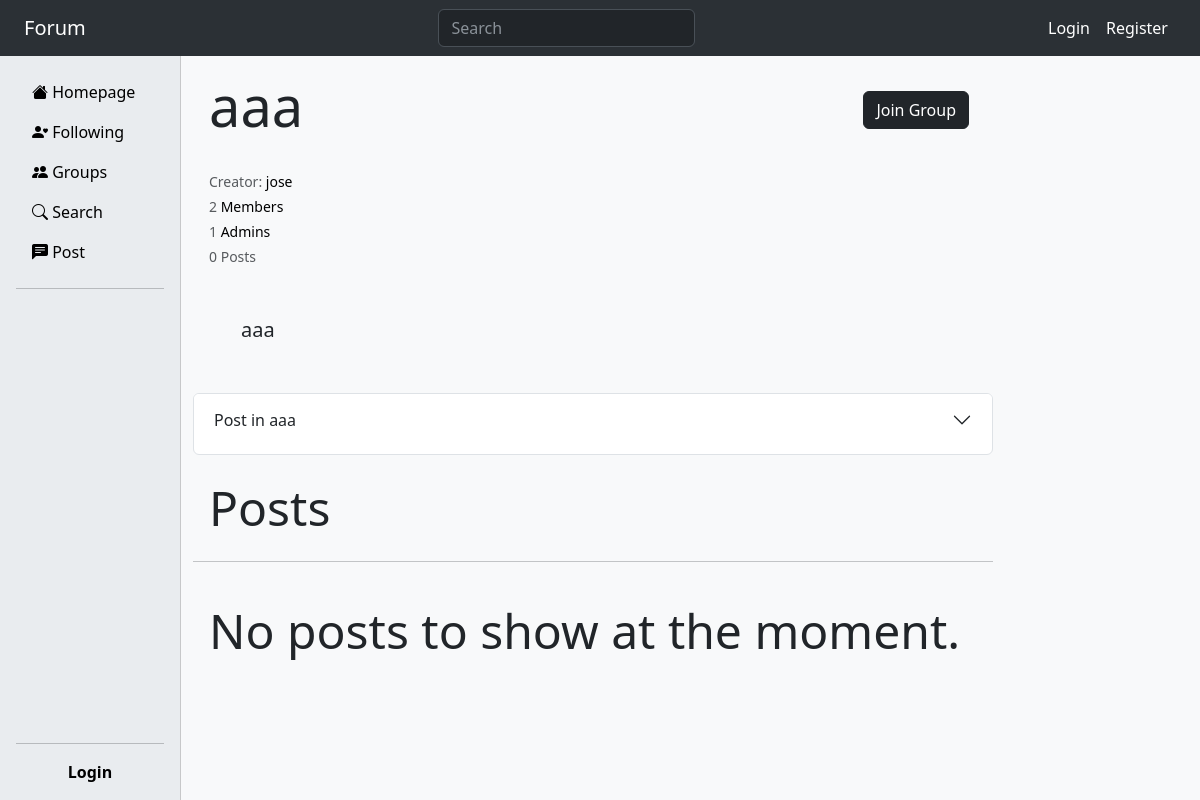
Screenshot of /group/page/2/ with the database file from the repository.
### group/models.py (models this page shows)
class Group(models.Model):
    name = models.CharField(max_length=120)
    description = models.CharField(max_length=1000)
    creator = models.ForeignKey(
        User,
        on_delete=models.CASCADE,
        related_name="created_groups"
    )
    admins = models.ManyToManyField(User, related_name="admin_groups")
    members = models.ManyToManyField(User, related_name="member_groups")
    blockeds = models.ManyToManyField(User, related_name="been_blocked_groups")
    class Meta:
        ordering = ['-id']

### group/views.py (the view)
# urls.py: path('page/<int:group_id>/', views.GroupPage.as_view(), name="grouppage"),
class GroupPage(TemplateView):
    def get(self, request, group_id):
        group = Group.objects.get(id=group_id)
        context = {
            "form": MainPostForm(),
            "group": group,
            "posts": MainPost.objects.filter(group=group)
        }
        return render(request, "group/grouppage.html", context)

### post/forms.py
class MainPostForm(forms.ModelForm):
    class Meta:
        model = MainPost
        fields = ['title', 'content']
        widgets = {
            "content": forms.Textarea()
        }
    def __init__(self, *args, **kwargs):
        super().__init__(*args, **kwargs)
        for field_name in self.fields:
            widget = self.fields[field_name].widget
            widget.attrs.update({
                "class": "form-control my-3",
                "style": "resize: none;",
            })

### group/templates/group/grouppage.html (shortened to what this page needs)
{% extends 'base.html' %}
{% block content %}
    <div class="d-flex justify-content-between">
        <h1 class="display-4 p-3">{{group.name}}</h1>
        {% if request.user in group.admins.all %}
                <a href="{% url 'group:groupsettings' group.id 0 %}" class="btn btn-dark my-auto me-4">
                    Group Settings
                </a>
        {% else %}
            {% if request.user in group.members.all %}
                <a href="{% url 'group:joinleavegroup' group.id 0 %}" class="btn btn-dark my-auto me-4">
                    Leave Group
                </a>
            {% else %}
                <a href="{% url 'group:joinleavegroup' group.id 1 %}" class="btn btn-dark my-auto me-4">
                    Join Group
                </a>
            {% endif %}
        {% endif %}
    </div>
    <div class="text-body-secondary small m-3 mt-2">
        <p class="mb-1">
            Creator:
            <a href="{% url 'user:profile' user %}" class="text-decoration-none link-body-emphasis">
                {{group.creator}}
            </a>
        </p>
        <p class="my-1">
            {{group.members.count}}
            <a href="{% url 'group:groupmembers' group.id %}" class="text-decoration-none link-body-emphasis">
                {% if group.members.count == 1 %}
                    Member
                {% else %}
                    Members
                {% endif %}
            </a>
        </p>
        <p class="my-1">
            {{group.admins.count}}
            <a href="{% url 'group:groupadmins' group.id %}" class="text-decoration-none link-body-emphasis">
                {% if group.admins.count == 1 %}
                    Admins
                {% else %}
                    Admins
                {% endif %}
            </a>
        </p>
        <p>
            {{group.posts.count}}
            {% if group.posts.count == 1 %}
                Post
            {% else %}
                Posts
            {% endif %}
        </p>
    </div>
    <p class="lead px-5 my-5">{{group.description}}</p>
    <div class="accordion" id="accordion">
        <div class="accordion-item">
            <h2 class="accorion-header">
                <button class="accordion-button collapsed" type="button" data-bs-toggle="collapse" data-bs-target="#collapse" aria-expanded="false" aria-controls="collapse">
                    Post in {{group.name}}
                </button>
            </h2>
        </div>
    </div>
    <div>
        <h1 class="display-5 ps-3 mt-4">Posts</h1>
        <hr class="my-4">
        {% include 'posts.html' %}
    </div>
{% endblock content %}

### static/style.css (style rules this page uses)
.text-decoration-none { text-decoration: none; }

### rows the page displays
Group: name "aaa", creator "jose", members.count "2", admins.count "1", posts.count "0", description "aaa"
